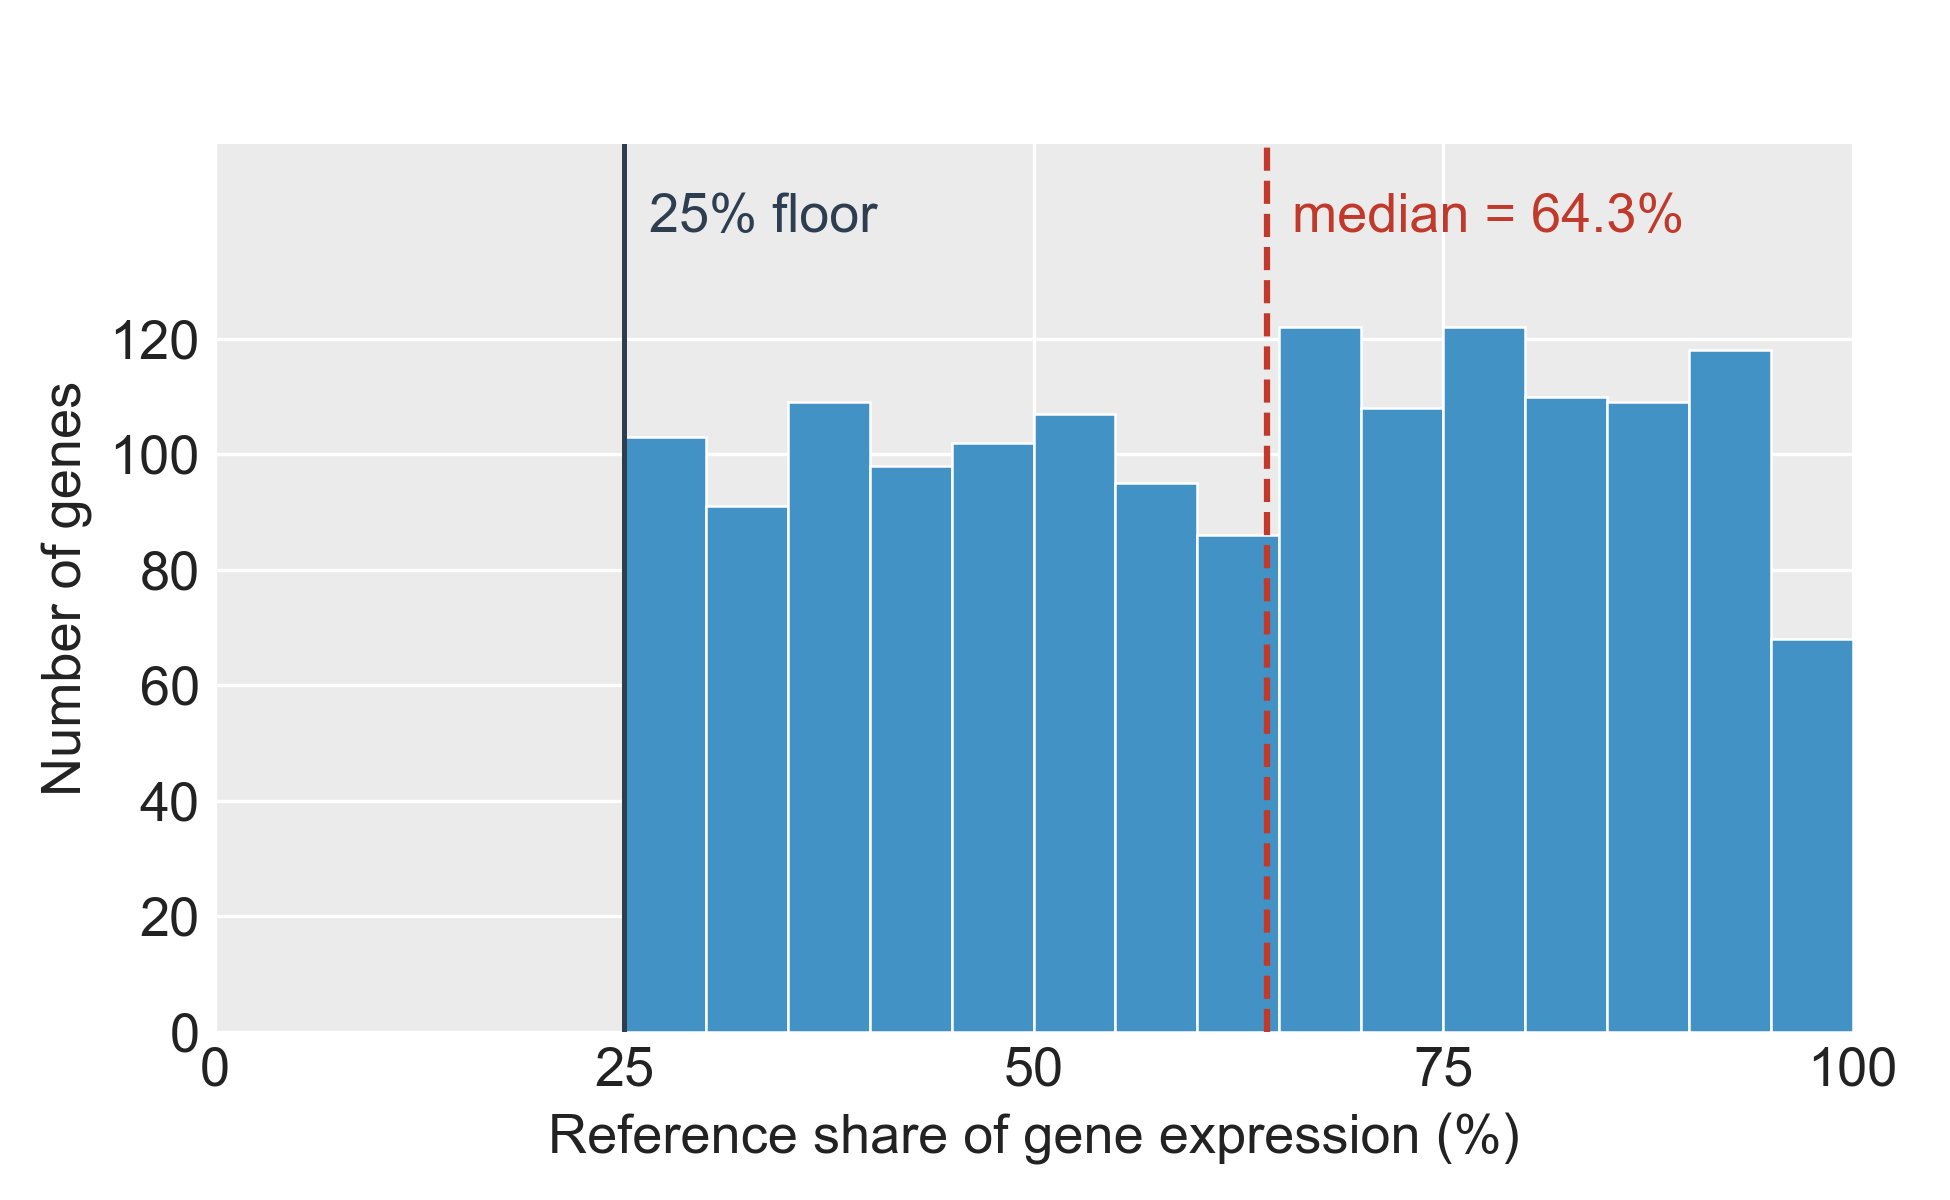

Python code for this plot:
"""SF28 — Reference-isoform share of gene expression across the floored pop_BC
(n = 1,548 genes; retained after the 25% reference-share floor, 4-CT re-scope 2026-07-11).

Standalone rebuild of the reference-share panel that was previously bundled
as Panel B of PairSetDescriptives. Split per Yul-era paper numbering so
the paper's SF28 reference resolves to one figure.

Value plotted per gene: reference-isoform DMSO mean expression (all_samples
basis) divided by the parent gene's total expression across all isoforms
(both from the Isopair pipeline; see Methods, pop_BC / Reference isoform).
By construction every retained gene has share >= 25%; the distribution starts
at the floor and is centered near the true dominant share (median ~64%).

Style: matplotlib rendered with ggplot-mimic theme (grey panel + white
gridlines) so the panel visually matches SF1-SF23. See
figures/lib/ggplot_style.py.
"""

from __future__ import annotations
import sys
from pathlib import Path

import matplotlib.pyplot as plt
import numpy as np
import pandas as pd

HERE = Path(__file__).resolve().parent
LIB  = HERE.parents[1] / "lib"
sys.path.insert(0, str(LIB))

from ggplot_style import (
    apply_ggplot_rcparams,
    style_axes_ggplot,
    render_and_validate,
    docx_body_fs,
    BAR_COLOR,
    TITLE_C,
    HEADER_FS,
)

NATIVE_W = 6.5
# Single wide panel with ample whitespace — target 13 pt (below the ~14 pt
# ceiling) so axis titles read well; the default 10 pt floor looked
# undersized against the rcParams-default tick labels (Pete 2026-07-10).
#
# NB 2026-07-25: that comparison was against ticks stuck at the module's
# 14 pt — the shadowing bug, now fixed. Ticks follow BODY_FS, so the
# original reason for target_pt=13 no longer applies. Kept because 13 pt
# was a visual call on the rendered panel, not a derived value; revisit
# if this figure is ever restyled.
BODY_FS = docx_body_fs(NATIVE_W, target_pt=13)

# Must follow BODY_FS: rcParams drive tick/legend/title sizes, and the
# local BODY_FS shadows the module constant (see apply_ggplot_rcparams).
apply_ggplot_rcparams(BODY_FS)

DATA = HERE / "data"


def main():
    fra = pd.read_csv(DATA / "ref_expression_fraction.tsv", sep="\t")
    summary = pd.read_csv(DATA / "descriptives_summary.tsv", sep="\t").set_index("metric")["value"]
    n_genes = int(summary.loc["n_genes_in_pop_BC"])

    vals = (fra["ref_fraction_of_gene"].dropna() * 100).values  # → %
    med = float(np.median(vals))
    frac_ge_50 = float((vals >= 50).mean() * 100)

    fig, ax = plt.subplots(figsize=(NATIVE_W, 4.0))
    fig.subplots_adjust(left=0.11, right=0.95, top=0.88, bottom=0.14)

    style_axes_ggplot(ax)

    bins = np.arange(0, 105, 5)
    ax.hist(vals, bins=bins, color=BAR_COLOR, edgecolor="white", linewidth=0.6, zorder=3)

    floor_pct = float(summary.loc["floor_pct"])
    ax.axvline(med, linestyle="--", color="#c0392b", linewidth=1.5, zorder=4)
    ax.axvline(floor_pct, linestyle="-", color="#2c3e50", linewidth=1.2, zorder=4)
    # The bars are ~uniform in height across the whole range, so there is no
    # clear space inside the axes for the line labels. Add headroom above the
    # bars and place both labels in it (preserving the original y-ticks so the
    # headroom doesn't introduce a stray empty tick).
    yticks = [t for t in ax.get_yticks() if 0 <= t <= ax.get_ylim()[1]]
    data_ymax = ax.get_ylim()[1]
    ax.set_ylim(0, data_ymax * 1.20)
    ax.set_yticks(yticks)
    ytext = data_ymax * 1.10
    ax.text(
        med + 1.5, ytext,
        f"median = {med:.1f}%",
        ha="left", va="center",
        fontsize=BODY_FS,
        color="#c0392b",
    )
    ax.text(
        floor_pct + 1.5, ytext,
        f"{floor_pct:.0f}% floor",
        ha="left", va="center",
        fontsize=BODY_FS,
        color="#2c3e50",
    )

    ax.set_xlabel("Reference share of gene expression (%)", fontsize=BODY_FS)
    ax.set_ylabel("Number of genes", fontsize=BODY_FS)
    ax.set_xlim(0, 100)
    ax.set_xticks([0, 25, 50, 75, 100])
    # Match tick-label size to the local BODY_FS (else ticks fall back to the
    # module rcParams default, dwarfing the axis titles).
    ax.tick_params(axis="both", labelsize=BODY_FS)

    # No overall figure title — caption carries the title role (Yul-style).
    render_and_validate(fig, HERE / "figure_sf28_reference_share",
                        native_width_in=NATIVE_W)
    print(f"  n_genes = {n_genes:,}  median = {med:.1f}%  ≥50% = {frac_ge_50:.1f}%")


if __name__ == "__main__":
    main()
